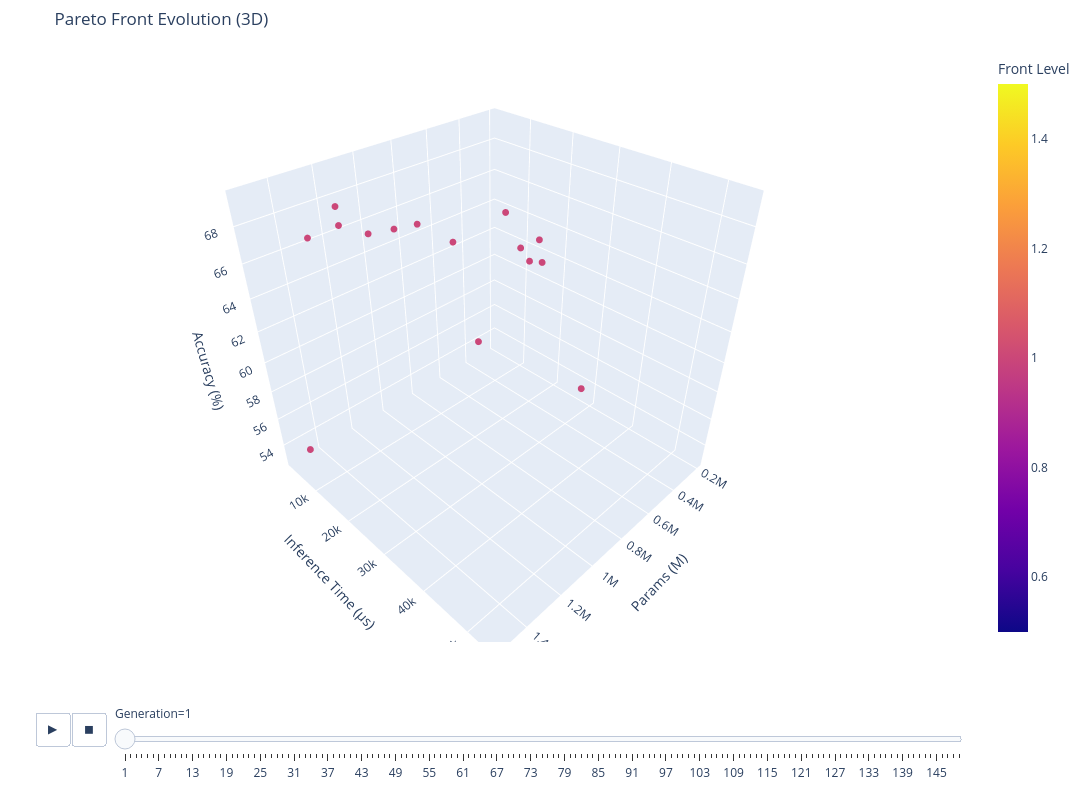

This figure's notebook cell:
### Code cell
# To show 3D animation:
plot_pareto_evolution(history, dims="3d",
                    x="params", y="inference_time", z="accuracy")

### Figure 1 — Plotly figure (JSON) as saved in the notebook; plotly's stock layout.template omitted (floating-point values rounded to 4 significant figures)
{"data": [{"customdata": [[1, 1], [1, 1], [1, 1], [1, 1], [1, 1], [1, 1], [1, 1], [1, 1], [1, 1], [1, 1], [1, 1], [1, 1], [1, 1], [1, 1], [1, 1], [1, 1], [1, 1]], "hovertemplate": "Params: %{x:.2f} M<br>Inference Time: %{y:.2f} µs<br>Accuracy: %{z:.2f}%<br>Front Level: %{customdata[0]}<br>Generation: %{customdata[1]}<extra></extra>", "legendgroup": "", "marker": {"color": [1, 1, 1, 1, 1, 1, 1, 1, 1, 1, 1, 1, 1, 1, 1, 1, 1], "coloraxis": "coloraxis", "size": 4, "symbol": "circle"}, "mode": "markers", "name": "", "scene": "scene", "showlegend": false, "type": "scatter3d", "x": [832900.0, 876300.0, 1135000.0, 499100.0, 1062000.0, 1532000.0, 231400.0, 1257000.0, 208100.0, 231400.0, 876300.0, 609300.0, 529500.0, 262700.0, 606900.0, 1459000.0, 298800.0], "y": [7937.0, 3441.0, 1705.0, 22430.0, 6045.0, 19130.0, 16370.0, 9711.0, 27720.0, 16370.0, 3441.0, 20610.0, 10280.0, 11730.0, 7018.0, 1693.0, 17720.0], "z": [65.8, 65.2, 67.4, 63.7, 66.0, 69.3, 61.6, 67.7, 53.5, 61.6, 65.2, 66.9, 56.5, 62.2, 63.6, 52.9, 63.6]}], "layout": {"coloraxis": {"colorbar": {"title": {"text": "Front Level"}}, "colorscale": [[0, "#0d0887"], [0.1111, "#46039f"], [0.2222, "#7201a8"], [0.3333, "#9c179e"], [0.4444, "#bd3786"], [0.5556, "#d8576b"], [0.6667, "#ed7953"], [0.7778, "#fb9f3a"], [0.8889, "#fdca26"], [1, "#f0f921"]]}, "height": 800, "legend": {"tracegroupgap": 0}, "margin": {"b": 20, "l": 20, "r": 20, "t": 50}, "scene": {"domain": {"x": [0, 1], "y": [0, 1]}, "xaxis": {"title": {"text": "Params (M)"}}, "yaxis": {"range": [755.4, 55640.0], "title": {"text": "Inference Time (µs)"}}, "zaxis": {"title": {"text": "Accuracy (%)"}}}, "sliders": [{"active": 0, "currentvalue": {"prefix": "Generation="}, "len": 0.9, "pad": {"b": 10, "t": 60}, "steps": [{"args": [["1"], {"frame": {"duration": 0, "redraw": true}, "fromcurrent": true, "mode": "immediate", "transition": {"duration": 0, "easing": "linear"}}], "label": "1", "method": "animate"}, {"args": [["2"], {"frame": {"duration": 0, "redraw": true}, "fromcurrent": true, "mode": "immediate", "transition": {"duration": 0, "easing": "linear"}}], "label": "2", "method": "animate"}, {"args": [["3"], {"frame": {"duration": 0, "redraw": true}, "fromcurrent": true, "mode": "immediate", "transition": {"duration": 0, "easing": "linear"}}], "label": "3", "method": "animate"}, {"args": [["4"], {"frame": {"duration": 0, "redraw": true}, "fromcurrent": true, "mode": "immediate", "transition": {"duration": 0, "easing": "linear"}}], "label": "4", "method": "animate"}, {"args": [["5"], {"frame": {"duration": 0, "redraw": true}, "fromcurrent": true, "mode": "immediate", "transition": {"duration": 0, "easing": "linear"}}], "label": "5", "method": "animate"}, {"args": [["6"], {"frame": {"duration": 0, "redraw": true}, "fromcurrent": true, "mode": "immediate", "transition": {"duration": 0, "easing": "linear"}}], "label": "6", "method": "animate"}, {"args": [["7"], {"frame": {"duration": 0, "redraw": true}, "fromcurrent": true, "mode": "immediate", "transition": {"duration": 0, "easing": "linear"}}], "label": "7", "method": "animate"}, {"args": [["8"], {"frame": {"duration": 0, "redraw": true}, "fromcurrent": true, "mode": "immediate", "transition": {"duration": 0, "easing": "linear"}}], "label": "8", "method": "animate"}, {"args": [["9"], {"frame": {"duration": 0, "redraw": true}, "fromcurrent": true, "mode": "immediate", "transition": {"duration": 0, "easing": "linear"}}], "label": "9", "method": "animate"}, {"args": [["10"], {"frame": {"duration": 0, "redraw": true}, "fromcurrent": true, "mode": "immediate", "transition": {"duration": 0, "easing": "linear"}}], "label": "10", "method": "animate"}, {"args": [["11"], {"frame": {"duration": 0, "redraw": true}, "fromcurrent": true, "mode": "immediate", "transition": {"duration": 0, "easing": "linear"}}], "label": "11", "method": "animate"}, {"args": [["12"], {"frame": {"duration": 0, "redraw": true}, "fromcurrent": true, "mode": "immediate", "transition": {"duration": 0, "easing": "linear"}}], "label": "12", "method": "animate"}, {"args": [["13"], {"frame": {"duration": 0, "redraw": true}, "fromcurrent": true, "mode": "immediate", "transition": {"duration": 0, "easing": "linear"}}], "label": "13", "method": "animate"}, {"args": [["14"], {"frame": {"duration": 0, "redraw": true}, "fromcurrent": true, "mode": "immediate", "transition": {"duration": 0, "easing": "linear"}}], "label": "14", "method": "animate"}, {"args": [["15"], {"frame": {"duration": 0, "redraw": true}, "fromcurrent": true, "mode": "immediate", "transition": {"duration": 0, "easing": "linear"}}], "label": "15", "method": "animate"}, {"args": [["16"], {"frame": {"duration": 0, "redraw": true}, "fromcurrent": true, "mode": "immediate", "transition": {"duration": 0, "easing": "linear"}}], "label": "16", "method": "animate"}, {"args": [["17"], {"frame": {"duration": 0, "redraw": true}, "fromcurrent": true, "mode": "immediate", "transition": {"duration": 0, "easing": "linear"}}], "label": "17", "method": "animate"}, {"args": [["18"], {"frame": {"duration": 0, "redraw": true}, "fromcurrent": true, "mode": "immediate", "transition": {"duration": 0, "easing": "linear"}}], "label": "18", "method": "animate"}, {"args": [["19"], {"frame": {"duration": 0, "redraw": true}, "fromcurrent": true, "mode": "immediate", "transition": {"duration": 0, "easing": "linear"}}], "label": "19", "method": "animate"}, {"args": [["20"], {"frame": {"duration": 0, "redraw": true}, "fromcurrent": true, "mode": "immediate", "transition": {"duration": 0, "easing": "linear"}}], "label": "20", "method": "animate"}, {"args": [["21"], {"frame": {"duration": 0, "redraw": true}, "fromcurrent": true, "mode": "immediate", "transition": {"duration": 0, "easing": "linear"}}], "label": "21", "method": "animate"}, {"args": [["22"], {"frame": {"duration": 0, "redraw": true}, "fromcurrent": true, "mode": "immediate", "transition": {"duration": 0, "easing": "linear"}}], "label": "22", "method": "animate"}, {"args": [["23"], {"frame": {"duration": 0, "redraw": true}, "fromcurrent": true, "mode": "immediate", "transition": {"duration": 0, "easing": "linear"}}], "label": "23", "method": "animate"}, {"args": [["24"], {"frame": {"duration": 0, "redraw": true}, "fromcurrent": true, "mode": "immediate", "transition": {"duration": 0, "easing": "linear"}}], "label": "24", "method": "animate"}, {"args": [["25"], {"frame": {"duration": 0, "redraw": true}, "fromcurrent": true, "mode": "immediate", "transition": {"duration": 0, "easing": "linear"}}], "label": "25", "method": "animate"}, {"args": [["26"], {"frame": {"duration": 0, "redraw": true}, "fromcurrent": true, "mode": "immediate", "transition": {"duration": 0, "easing": "linear"}}], "label": "26", "method": "animate"}, {"args": [["27"], {"frame": {"duration": 0, "redraw": true}, "fromcurrent": true, "mode": "immediate", "transition": {"duration": 0, "easing": "linear"}}], "label": "27", "method": "animate"}, {"args": [["28"], {"frame": {"duration": 0, "redraw": true}, "fromcurrent": true, "mode": "immediate", "transition": {"duration": 0, "easing": "linear"}}], "label": "28", "method": "animate"}, {"args": [["29"], {"frame": {"duration": 0, "redraw": true}, "fromcurrent": true, "mode": "immediate", "transition": {"duration": 0, "easing": "linear"}}], "label": "29", "method": "animate"}, {"args": [["30"], {"frame": {"duration": 0, "redraw": true}, "fromcurrent": true, "mode": "immediate", "transition": {"duration": 0, "easing": "linear"}}], "label": "30", "method": "animate"}, {"args": [["31"], {"frame": {"duration": 0, "redraw": true}, "fromcurrent": true, "mode": "immediate", "transition": {"duration": 0, "easing": "linear"}}], "label": "31", "method": "animate"}, {"args": [["32"], {"frame": {"duration": 0, "redraw": true}, "fromcurrent": true, "mode": "immediate", "transition": {"duration": 0, "easing": "linear"}}], "label": "32", "method": "animate"}, {"args": [["33"], {"frame": {"duration": 0, "redraw": true}, "fromcurrent": true, "mode": "immediate", "transition": {"duration": 0, "easing": "linear"}}], "label": "33", "method": "animate"}, {"args": [["34"], {"frame": {"duration": 0, "redraw": true}, "fromcurrent": true, "mode": "immediate", "transition": {"duration": 0, "easing": "linear"}}], "label": "34", "method": "animate"}, {"args": [["35"], {"frame": {"duration": 0, "redraw": true}, "fromcurrent": true, "mode": "immediate", "transition": {"duration": 0, "easing": "linear"}}], "label": "35", "method": "animate"}, {"args": [["36"], {"frame": {"duration": 0, "redraw": true}, "fromcurrent": true, "mode": "immediate", "transition": {"duration": 0, "easing": "linear"}}], "label": "36", "method": "animate"}, {"args": [["37"], {"frame": {"duration": 0, "redraw": true}, "fromcurrent": true, "mode": "immediate", "transition": {"duration": 0, "easing": "linear"}}], "label": "37", "method": "animate"}, {"args": [["38"], {"frame": {"duration": 0, "redraw": true}, "fromcurrent": true, "mode": "immediate", "transition": {"duration": 0, "easing": "linear"}}], "label": "38", "method": "animate"}, {"args": [["39"], {"frame": {"duration": 0, "redraw": true}, "fromcurrent": true, "mode": "immediate", "transition": {"duration": 0, "easing": "linear"}}], "label": "39", "method": "animate"}, {"args": [["40"], {"frame": {"duration": 0, "redraw": true}, "fromcurrent": true, "mode": "immediate", "transition": {"duration": 0, "easing": "linear"}}], "label": "40", "method": "animate"}, {"args": [["41"], {"frame": {"duration": 0, "redraw": true}, "fromcurrent": true, "mode": "immediate", "transition": {"duration": 0, "easing": "linear"}}], "label": "41", "method": "animate"}, {"args": [["42"], {"frame": {"duration": 0, "redraw": true}, "fromcurrent": true, "mode": "immediate", "transition": {"duration": 0, "easing": "linear"}}], "label": "42", "method": "animate"}, {"args": [["43"], {"frame": {"duration": 0, "redraw": true}, "fromcurrent": true, "mode": "immediate", "transition": {"duration": 0, "easing": "linear"}}], "label": "43", "method": "animate"}, {"args": [["44"], {"frame": {"duration": 0, "redraw": true}, "fromcurrent": true, "mode": "immediate", "transition": {"duration": 0, "easing": "linear"}}], "label": "44", "method": "animate"}, {"args": [["45"], {"frame": {"duration": 0, "redraw": true}, "fromcurrent": true, "mode": "immediate", "transition": {"duration": 0, "easing": "linear"}}], "label": "45", "method": "animate"}, {"args": [["46"], {"frame": {"duration": 0, "redraw": true}, "fromcurrent": true, "mode": "immediate", "transition": {"duration": 0, "easing": "linear"}}], "label": "46", "method": "animate"}, {"args": [["47"], {"frame": {"duration": 0, "redraw": true}, "fromcurrent": true, "mode": "immediate", "transition": {"duration": 0, "easing": "linear"}}], "label": "47", "method": "animate"}, {"args": [["48"], {"frame": {"duration": 0, "redraw": true}, "fromcurrent": true, "mode": "immediate", "transition": {"duration": 0, "easing": "linear"}}], "label": "48", "method": "animate"}, {"args": [["49"], {"frame": {"duration": 0, "redraw": true}, "fromcurrent": true, "mode": "immediate", "transition": {"duration": 0, "easing": "linear"}}], "label": "49", "method": "animate"}, {"args": [["50"], {"frame": {"duration": 0, "redraw": true}, "fromcurrent": true, "mode": "immediate", "transition": {"duration": 0, "easing": "linear"}}], "label": "50", "method": "animate"}, {"args": [["51"], {"frame": {"duration": 0, "redraw": true}, "fromcurrent": true, "mode": "immediate", "transition": {"duration": 0, "easing": "linear"}}], "label": "51", "method": "animate"}, {"args": [["52"], {"frame": {"duration": 0, "redraw": true}, "fromcurrent": true, "mode": "immediate", "transition": {"duration": 0, "easing": "linear"}}], "label": "52", "method": "animate"}, {"args": [["53"], {"frame": {"duration": 0, "redraw": true}, "fromcurrent": true, "mode": "immediate", "transition": {"duration": 0, "easing": "linear"}}], "label": "53", "method": "animate"}, {"args": [["54"], {"frame": {"duration": 0, "redraw": true}, "fromcurrent": true, "mode": "immediate", "transition": {"duration": 0, "easing": "linear"}}], "label": "54", "method": "animate"}, {"args": [["55"], {"frame": {"duration": 0, "redraw": true}, "fromcurrent": true, "mode": "immediate", "transition": {"duration": 0, "easing": "linear"}}], "label": "55", "method": "animate"}, {"args": [["56"], {"frame": {"duration": 0, "redraw": true}, "fromcurrent": true, "mode": "immediate", "transition": {"duration": 0, "easing": "linear"}}], "label": "56", "method": "animate"}, {"args": [["57"], {"frame": {"duration": 0, "redraw": true}, "fromcurrent": true, "mode": "immediate", "transition": {"duration": 0, "easing": "linear"}}], "label": "57", "method": "animate"}, {"args": [["58"], {"frame": {"duration": 0, "redraw": true}, "fromcurrent": true, "mode": "immediate", "transition": {"duration": 0, "easing": "linear"}}], "label": "58", "method": "animate"}, {"args": [["59"], {"frame": {"duration": 0, "redraw": true}, "fromcurrent": true, "mode": "immediate", "transition": {"duration": 0, "easing": "linear"}}], "label": "59", "method": "animate"}, {"args": [["60"], {"frame": {"duration": 0, "redraw": true}, "fromcurrent": true, "mode": "immediate", "transition": {"duration": 0, "easing": "linear"}}], "label": "60", "method": "animate"}, {"args": [["61"], {"frame": {"duration": 0, "redraw": true}, "fromcurrent": true, "mode": "immediate", "transition": {"duration": 0, "easing": "linear"}}], "label": "61", "method": "animate"}, {"args": [["62"], {"frame": {"duration": 0, "redraw": true}, "fromcurrent": true, "mode": "immediate", "transition": {"duration": 0, "easing": "linear"}}], "label": "62", "method": "animate"}, {"args": [["63"], {"frame": {"duration": 0, "redraw": true}, "fromcurrent": true, "mode": "immediate", "transition": {"duration": 0, "easing": "linear"}}], "label": "63", "method": "animate"}, {"args": [["64"], {"frame": {"duration": 0, "redraw": true}, "fromcurrent": true, "mode": "immediate", "transition": {"duration": 0, "easing": "linear"}}], "label": "64", "method": "animate"}, {"args": [["65"], {"frame": {"duration": 0, "redraw": true}, "fromcurrent": true, "mode": "immediate", "transition": {"duration": 0, "easing": "linear"}}], "label": "65", "method": "animate"}, {"args": [["66"], {"frame": {"duration": 0, "redraw": true}, "fromcurrent": true, "mode": "immediate", "transition": {"duration": 0, "easing": "linear"}}], "label": "66", "method": "animate"}, {"args": [["67"], {"frame": {"duration": 0, "redraw": true}, "fromcurrent": true, "mode": "immediate", "transition": {"duration": 0, "easing": "linear"}}], "label": "67", "method": "animate"}, {"args": [["68"], {"frame": {"duration": 0, "redraw": true}, "fromcurrent": true, "mode": "immediate", "transition": {"duration": 0, "easing": "linear"}}], "label": "68", "method": "animate"}, {"args": [["69"], {"frame": {"duration": 0, "redraw": true}, "fromcurrent": true, "mode": "immediate", "transition": {"duration": 0, "easing": "linear"}}], "label": "69", "method": "animate"}, {"args": [["70"], {"frame": {"duration": 0, "redraw": true}, "fromcurrent": true, "mode": "immediate", "transition": {"duration": 0, "easing": "linear"}}], "label": "70", "method": "animate"}, {"args": [["71"], {"frame": {"duration": 0, "redraw": true}, "fromcurrent": true, "mode": "immediate", "transition": {"duration": 0, "easing": "linear"}}], "label": "71", "method": "animate"}, {"args": [["72"], {"frame": {"duration": 0, "redraw": true}, "fromcurrent": true, "mode": "immediate", "transition": {"duration": 0, "easing": "linear"}}], "label": "72", "method": "animate"}, {"args": [["73"], {"frame": {"duration": 0, "redraw": true}, "fromcurrent": true, "mode": "immediate", "transition": {"duration": 0, "easing": "linear"}}], "label": "73", "method": "animate"}, {"args": [["74"], {"frame": {"duration": 0, "redraw": true}, "fromcurrent": true, "mode": "immediate", "transition": {"duration": 0, "easing": "linear"}}], "label": "74", "method": "animate"}, {"args": [["75"], {"frame": {"duration": 0, "redraw": true}, "fromcurrent": true, "mode": "immediate", "transition": {"duration": 0, "easing": "linear"}}], "label": "75", "method": "animate"}, {"args": [["76"], {"frame": {"duration": 0, "redraw": true}, "fromcurrent": true, "mode": "immediate", "transition": {"duration": 0, "easing": "linear"}}], "label": "76", "method": "animate"}, {"args": [["77"], {"frame": {"duration": 0, "redraw": true}, "fromcurrent": true, "mode": "immediate", "transition": {"duration": 0, "easing": "linear"}}], "label": "77", "method": "animate"}, {"args": [["78"], {"frame": {"duration": 0, "redraw": true}, "fromcurrent": true, "mode": "immediate", "transition": {"duration": 0, "easing": "linear"}}], "label": "78", "method": "animate"}, {"args": [["79"], {"frame": {"duration": 0, "redraw": true}, "fromcurrent": true, "mode": "immediate", "transition": {"duration": 0, "easing": "linear"}}], "label": "79", "method": "animate"}, {"args": [["80"], {"frame": {"duration": 0, "redraw": true}, "fromcurrent": true, "mode": "immediate", "transition": {"duration": 0, "easing": "linear"}}], "label": "80", "method": "animate"}, {"args": [["81"], {"frame": {"duration": 0, "redraw": true}, "fromcurrent": true, "mode": "immediate", "transition": {"duration": 0, "easing": "linear"}}], "label": "81", "method": "animate"}, {"args": [["82"], {"frame": {"duration": 0, "redraw": true}, "fromcurrent": true, "mode": "immediate", "transition": {"duration": 0, "easing": "linear"}}], "label": "82", "method": "animate"}, {"args": [["83"], {"frame": {"duration": 0, "redraw": true}, "fromcurrent": true, "mode": "immediate", "transition": {"duration": 0, "easing": "linear"}}], "label": "83", "method": "animate"}, {"args": [["84"], {"frame": {"duration": 0, "redraw": true}, "fromcurrent": true, "mode": "immediate", "transition": {"duration": 0, "easing": "linear"}}], "label": "84", "method": "animate"}, {"args": [["85"], {"frame": {"duration": 0, "redraw": true}, "fromcurrent": true, "mode": "immediate", "transition": {"duration": 0, "easing": "linear"}}], "label": "85", "method": "animate"}, {"args": [["86"], {"frame": {"duration": 0, "redraw": true}, "fromcurrent": true, "mode": "immediate", "transition": {"duration": 0, "easing": "linear"}}], "label": "86", "method": "animate"}, {"args": [["87"], {"frame": {"duration": 0, "redraw": true}, "fromcurrent": true, "mode": "immediate", "transition": {"duration": 0, "easing": "linear"}}], "label": "87", "method": "animate"}, {"args": [["88"], {"frame": {"duration": 0, "redraw": true}, "fromcurrent": true, "mode": "immediate", "transition": {"duration": 0, "easing": "linear"}}], "label": "88", "method": "animate"}, {"args": [["89"], {"frame": {"duration": 0, "redraw": true}, "fromcurrent": true, "mode": "immediate", "transition": {"duration": 0, "easing": "linear"}}], "label": "89", "method": "animate"}, {"args": [["90"], {"frame": {"duration": 0, "redraw": true}, "fromcurrent": true, "mode": "immediate", "transition": {"duration": 0, "easing": "linear"}}], "label": "90", "method": "animate"}, {"args": [["91"], {"frame": {"duration": 0, "redraw": true}, "fromcurrent": true, "mode": "immediate", "transition": {"duration": 0, "easing": "linear"}}], "label": "91", "method": "animate"}, {"args": [["92"], {"frame": {"duration": 0, "redraw": true}, "fromcurrent": true, "mode": "immediate", "transition": {"duration": 0, "easing": "linear"}}], "label": "92", "method": "animate"}, {"args": [["93"], {"frame": {"duration": 0, "redraw": true}, "fromcurrent": true, "mode": "immediate", "transition": {"duration": 0, "easing": "linear"}}], "label": "93", "method": "animate"}, {"args": [["94"], {"frame": {"duration": 0, "redraw": true}, "fromcurrent": true, "mode": "immediate", "transition": {"duration": 0, "easing": "linear"}}], "label": "94", "method": "animate"}, {"args": [["95"], {"frame": {"duration": 0, "redraw": true}, "fromcurrent": true, "mode": "immediate", "transition": {"duration": 0, "easing": "linear"}}], "label": "95", "method": "animate"}, {"args": [["96"], {"frame": {"duration": 0, "redraw": true}, "fromcurrent": true, "mode": "immediate", "transition": {"duration": 0, "easing": "linear"}}], "label": "96", "method": "animate"}, {"args": [["97"], {"frame": {"duration": 0, "redraw": true}, "fromcurrent": true, "mode": "immediate", "transition": {"duration": 0, "easing": "linear"}}], "label": "97", "method": "animate"}, {"args": [["98"], {"frame": {"duration": 0, "redraw": true}, "fromcurrent": true, "mode": "immediate", "transition": {"duration": 0, "easing": "linear"}}], "label": "98", "method": "animate"}, {"args": [["99"], {"frame": {"duration": 0, "redraw": true}, "fromcurrent": true, "mode": "immediate", "transition": {"duration": 0, "easing": "linear"}}], "label": "99", "method": "animate"}, {"args": [["100"], {"frame": {"duration": 0, "redraw": true}, "fromcurrent": true, "mode": "immediate", "transition": {"duration": 0, "easing": "linear"}}], "label": "100", "method": "animate"}, {"args": [["101"], {"frame": {"duration": 0, "redraw": true}, "fromcurrent": true, "mode": "immediate", "transition": {"duration": 0, "easing": "linear"}}], "label": "101", "method": "animate"}, {"args": [["102"], {"frame": {"duration": 0, "redraw": true}, "fromcurrent": true, "mode": "immediate", "transition": {"duration": 0, "easing": "linear"}}], "label": "102", "method": "animate"}, {"args": [["103"], {"frame": {"duration": 0, "redraw": true}, "fromcurrent": true, "mode": "immediate", "transition": {"duration": 0, "easing": "linear"}}], "label": "103", "method": "animate"}, {"args": [["104"], {"frame": {"duration": 0, "redraw": true}, "fromcurrent": true, "mode": "immediate", "transition": {"duration": 0, "easing": "linear"}}], "label": "104", "method": "animate"}, {"args": [["105"], {"frame": {"duration": 0, "redraw": true}, "fromcurrent": true, "mode": "immediate", "transition": {"duration": 0, "easing": "linear"}}], "label": "105", "method": "animate"}, {"args": [["106"], {"frame": {"duration": 0, "redraw": true}, "fromcurrent": true, "mode": "immediate", "transition": {"duration": 0, "easing": "linear"}}], "label": "106", "method": "animate"}, {"args": [["107"], {"frame": {"duration": 0, "redraw": true}, "fromcurrent": true, "mode": "immediate", "transition": {"duration": 0, "easing": "linear"}}], "label": "107", "method": "animate"}, {"args": [["108"], {"frame": {"duration": 0, "redraw": true}, "fromcurrent": true, "mode": "immediate", "transition": {"duration": 0, "easing": "linear"}}], "label": "108", "method": "animate"}, {"args": [["109"], {"frame": {"duration": 0, "redraw": true}, "fromcurrent": true, "mode": "immediate", "transition": {"duration": 0, "easing": "linear"}}], "label": "109", "method": "animate"}, {"args": [["110"], {"frame": {"duration": 0, "redraw": true}, "fromcurrent": true, "mode": "immediate", "transition": {"duration": 0, "easing": "linear"}}], "label": "110", "method": "animate"}, {"args": [["111"], {"frame": {"duration": 0, "redraw": true}, "fromcurrent": true, "mode": "immediate", "transition": {"duration": 0, "easing": "linear"}}], "label": "111", "method": "animate"}, {"args": [["112"], {"frame": {"duration": 0, "redraw": true}, "fromcurrent": true, "mode": "immediate", "transition": {"duration": 0, "easing": "linear"}}], "label": "112", "method": "animate"}, {"args": [["113"], {"frame": {"duration": 0, "redraw": true}, "fromcurrent": true, "mode": "immediate", "transition": {"duration": 0, "easing": "linear"}}], "label": "113", "method": "animate"}, {"args": [["114"], {"frame": {"duration": 0, "redraw": true}, "fromcurrent": true, "mode": "immediate", "transition": {"duration": 0, "easing": "linear"}}], "label": "114", "method": "animate"}, {"args": [["115"], {"frame": {"duration": 0, "redraw": true}, "fromcurrent": true, "mode": "immediate", "transition": {"duration": 0, "easing": "linear"}}], "label": "115", "method": "animate"}, {"args": [["116"], {"frame": {"duration": 0, "redraw": true}, "fromcurrent": true, "mode": "immediate", "transition": {"duration": 0, "easing": "linear"}}], "label": "116", "method": "animate"}, {"args": [["117"], {"frame": {"duration": 0, "redraw": true}, "fromcurrent": true, "mode": "immediate", "transition": {"duration": 0, "easing": "linear"}}], "label": "117", "method": "animate"}, {"args": [["118"], {"frame": {"duration": 0, "redraw": true}, "fromcurrent": true, "mode": "immediate", "transition": {"duration": 0, "easing": "linear"}}], "label": "118", "method": "animate"}, {"args": [["119"], {"frame": {"duration": 0, "redraw": true}, "fromcurrent": true, "mode": "immediate", "transition": {"duration": 0, "easing": "linear"}}], "label": "119", "method": "animate"}, {"args": [["120"], {"frame": {"duration": 0, "redraw": true}, "fromcurrent": true, "mode": "immediate", "transition": {"duration": 0, "easing": "linear"}}], "label": "120", "method": "animate"}, {"args": [["121"], {"frame": {"duration": 0, "redraw": true}, "fromcurrent": true, "mode": "immediate", "transition": {"duration": 0, "easing": "linear"}}], "label": "121", "method": "animate"}, {"args": [["122"], {"frame": {"duration": 0, "redraw": true}, "fromcurrent": true, "mode": "immediate", "transition": {"duration": 0, "easing": "linear"}}], "label": "122", "method": "animate"}, {"args": [["123"], {"frame": {"duration": 0, "redraw": true}, "fromcurrent": true, "mode": "immediate", "transition": {"duration": 0, "easing": "linear"}}], "label": "123", "method": "animate"}, {"args": [["124"], {"frame": {"duration": 0, "redraw": true}, "fromcurrent": true, "mode": "immediate", "transition": {"duration": 0, "easing": "linear"}}], "label": "124", "method": "animate"}, {"args": [["125"], {"frame": {"duration": 0, "redraw": true}, "fromcurrent": true, "mode": "immediate", "transition": {"duration": 0, "easing": "linear"}}], "label": "125", "method": "animate"}, {"args": [["126"], {"frame": {"duration": 0, "redraw": true}, "fromcurrent": true, "mode": "immediate", "transition": {"duration": 0, "easing": "linear"}}], "label": "126", "method": "animate"}, {"args": [["127"], {"frame": {"duration": 0, "redraw": true}, "fromcurrent": true, "mode": "immediate", "transition": {"duration": 0, "easing": "linear"}}], "label": "127", "method": "animate"}, {"args": [["128"], {"frame": {"duration": 0, "redraw": true}, "fromcurrent": true, "mode": "immediate", "transition": {"duration": 0, "easing": "linear"}}], "label": "128", "method": "animate"}, {"args": [["129"], {"frame": {"duration": 0, "redraw": true}, "fromcurrent": true, "mode": "immediate", "transition": {"duration": 0, "easing": "linear"}}], "label": "129", "method": "animate"}, {"args": [["130"], {"frame": {"duration": 0, "redraw": true}, "fromcurrent": true, "mode": "immediate", "transition": {"duration": 0, "easing": "linear"}}], "label": "130", "method": "animate"}, {"args": [["131"], {"frame": {"duration": 0, "redraw": true}, "fromcurrent": true, "mode": "immediate", "transition": {"duration": 0, "easing": "linear"}}], "label": "131", "method": "animate"}, {"args": [["132"], {"frame": {"duration": 0, "redraw": true}, "fromcurrent": true, "mode": "immediate", "transition": {"duration": 0, "easing": "linear"}}], "label": "132", "method": "animate"}, {"args": [["133"], {"frame": {"duration": 0, "redraw": true}, "fromcurrent": true, "mode": "immediate", "transition": {"duration": 0, "easing": "linear"}}], "label": "133", "method": "animate"}, {"args": [["134"], {"frame": {"duration": 0, "redraw": true}, "fromcurrent": true, "mode": "immediate", "transition": {"duration": 0, "easing": "linear"}}], "label": "134", "method": "animate"}, {"args": [["135"], {"frame": {"duration": 0, "redraw": true}, "fromcurrent": true, "mode": "immediate", "transition": {"duration": 0, "easing": "linear"}}], "label": "135", "method": "animate"}, {"args": [["136"], {"frame": {"duration": 0, "redraw": true}, "fromcurrent": true, "mode": "immediate", "transition": {"duration": 0, "easing": "linear"}}], "label": "136", "method": "animate"}, {"args": [["137"], {"frame": {"duration": 0, "redraw": true}, "fromcurrent": true, "mode": "immediate", "transition": {"duration": 0, "easing": "linear"}}], "label": "137", "method": "animate"}, {"args": [["138"], {"frame": {"duration": 0, "redraw": true}, "fromcurrent": true, "mode": "immediate", "transition": {"duration": 0, "easing": "linear"}}], "label": "138", "method": "animate"}, {"args": [["139"], {"frame": {"duration": 0, "redraw": true}, "fromcurrent": true, "mode": "immediate", "transition": {"duration": 0, "easing": "linear"}}], "label": "139", "method": "animate"}, {"args": [["140"], {"frame": {"duration": 0, "redraw": true}, "fromcurrent": true, "mode": "immediate", "transition": {"duration": 0, "easing": "linear"}}], "label": "140", "method": "animate"}, {"args": [["141"], {"frame": {"duration": 0, "redraw": true}, "fromcurrent": true, "mode": "immediate", "transition": {"duration": 0, "easing": "linear"}}], "label": "141", "method": "animate"}, {"args": [["142"], {"frame": {"duration": 0, "redraw": true}, "fromcurrent": true, "mode": "immediate", "transition": {"duration": 0, "easing": "linear"}}], "label": "142", "method": "animate"}, {"args": [["143"], {"frame": {"duration": 0, "redraw": true}, "fromcurrent": true, "mode": "immediate", "transition": {"duration": 0, "easing": "linear"}}], "label": "143", "method": "animate"}, {"args": [["144"], {"frame": {"duration": 0, "redraw": true}, "fromcurrent": true, "mode": "immediate", "transition": {"duration": 0, "easing": "linear"}}], "label": "144", "method": "animate"}, {"args": [["145"], {"frame": {"duration": 0, "redraw": true}, "fromcurrent": true, "mode": "immediate", "transition": {"duration": 0, "easing": "linear"}}], "label": "145", "method": "animate"}, {"args": [["146"], {"frame": {"duration": 0, "redraw": true}, "fromcurrent": true, "mode": "immediate", "transition": {"duration": 0, "easing": "linear"}}], "label": "146", "method": "animate"}, {"args": [["147"], {"frame": {"duration": 0, "redraw": true}, "fromcurrent": true, "mode": "immediate", "transition": {"duration": 0, "easing": "linear"}}], "label": "147", "method": "animate"}, {"args": [["148"], {"frame": {"duration": 0, "redraw": true}, "fromcurrent": true, "mode": "immediate", "transition": {"duration": 0, "easing": "linear"}}], "label": "148", "method": "animate"}, {"args": [["149"], {"frame": {"duration": 0, "redraw": true}, "fromcurrent": true, "mode": "immediate", "transition": {"duration": 0, "easing": "linear"}}], "label": "149", "method": "animate"}], "x": 0.1, "xanchor": "left", "y": 0, "yanchor": "top"}], "title": {"text": "Pareto Front Evolution (3D)"}, "updatemenus": [{"buttons": [{"args": [null, {"frame": {"duration": 500, "redraw": true}, "fromcurrent": true, "mode": "immediate", "transition": {"duration": 500, "easing": "linear"}}], "label": "&#9654;", "method": "animate"}, {"args": [[null], {"frame": {"duration": 0, "redraw": true}, "fromcurrent": true, "mode": "immediate", "transition": {"duration": 0, "easing": "linear"}}], "label": "&#9724;", "method": "animate"}], "direction": "left", "pad": {"r": 10, "t": 70}, "showactive": false, "type": "buttons", "x": 0.1, "xanchor": "right", "y": 0, "yanchor": "top"}], "width": 1200}}
